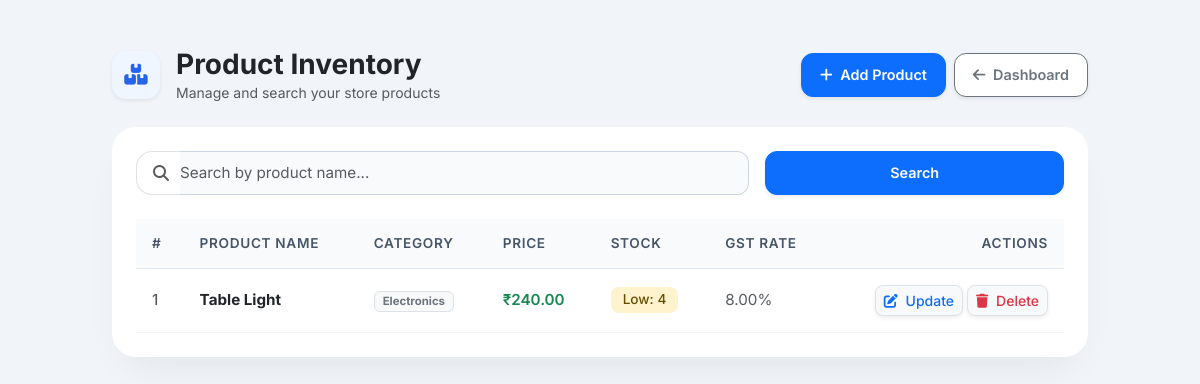
The page /products/ (signed in) on the database as committed earlier.
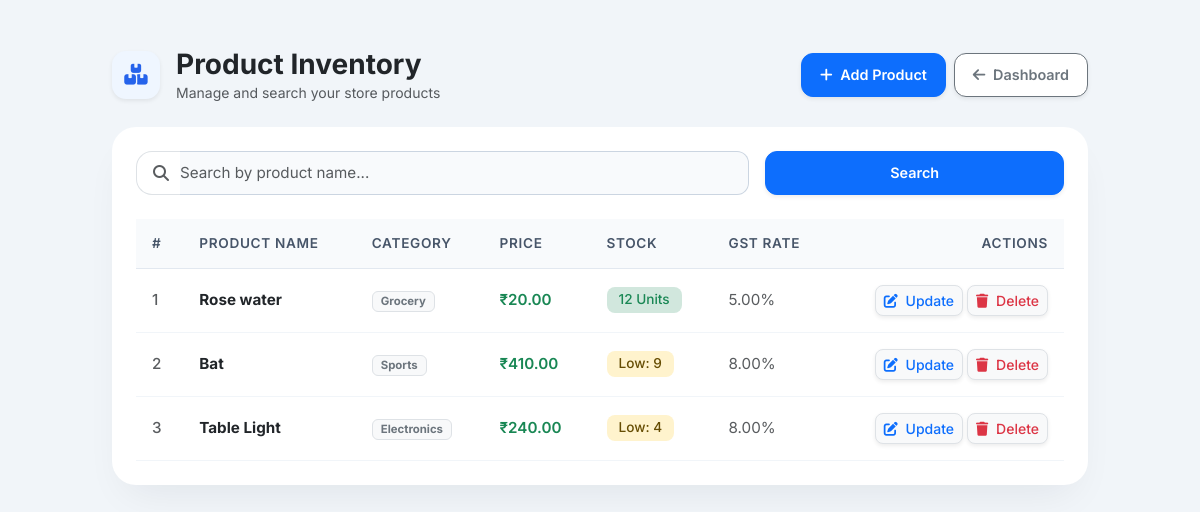
The same page on the database as committed later.
### billing_app/models.py (models this page shows, shortened)
class Product(models.Model):
    distributor = models.ForeignKey(User, on_delete=models.CASCADE)
    name = models.CharField(max_length=100)
    category = models.CharField(max_length=100, blank=True)
    price = models.DecimalField(max_digits=10, decimal_places=2)
    stock = models.IntegerField()
    gst_rate = models.DecimalField(max_digits=5, decimal_places=2, default=Decimal('0.00'))
    created_at = models.DateTimeField(auto_now_add=True)

### billing_app/views.py (the view)
# urls.py: path('products/', views.product_list_view, name='product_list'),
@login_required(login_url='login')
def product_list_view(request):
    query = request.GET.get('q', '').strip()
    products_qs = Product.objects.filter(distributor=request.user).order_by('-created_at', '-id')
    if query:
        products_qs = products_qs.filter(
            Q(name__icontains=query) | Q(category__icontains=query)
        )
    paginator = Paginator(products_qs, 8)
    page_number = request.GET.get('page')
    page_obj = paginator.get_page(page_number)
    return render(
        request,
        'billing_app/product_list.html',
        {
            'page_obj': page_obj,
            'products': page_obj.object_list,
            'query': query,
        },
    )

### billing_app/templates/billing_app/product_list.html (shortened to what the changed rows need)
<!DOCTYPE html>
<html lang="en">
<head>
    <link href="https://cdn.jsdelivr.net/npm/bootstrap@5.3.0/dist/css/bootstrap.min.css" rel="stylesheet">
    <link rel="stylesheet" href="https://cdnjs.cloudflare.com/ajax/libs/font-awesome/6.4.0/css/all.min.css">
</head>
<body class="py-5">
    <div class="container" style="max-width: 1000px;">
        <div class="card main-card p-4">
            <div class="table-responsive">
                <table class="table table-hover align-middle mb-0">
                    <thead>
                        <tr>
                            <th>#</th>
                            <th>Product Name</th>
                            <th>Category</th>
                            <th>Price</th>
                            <th>Stock</th>
                            <th>GST Rate</th>
                            <th class="text-end">Actions</th>
                        </tr>
                    </thead>
                    <tbody>
                        {% for product in page_obj %}
                        <tr>
                            <td class="text-muted fw-medium">{{ forloop.counter0|add:page_obj.start_index }}</td>
                            <td class="fw-bold text-dark">{{ product.name }}</td>
                            <td>
                                <span class="badge bg-light text-secondary border px-2 py-1">
                                    {{ product.category|default:"General" }}
                                </span>
                            </td>
                            <td class="fw-semibold text-success">₹{{ product.price }}</td>
                            <td>
                                {% if product.stock > 10 %}
                                    <span class="badge bg-success-subtle text-success badge-stock">{{ product.stock }} Units</span>
                                {% elif product.stock > 0 %}
                                    <span class="badge bg-warning-subtle text-warning-emphasis badge-stock">Low: {{ product.stock }}</span>
                                {% else %}
                                    <span class="badge bg-danger-subtle text-danger badge-stock">Out of Stock</span>
                                {% endif %}
                            </td>
                            <td class="text-muted">{{ product.gst_rate }}%</td>
                            <td class="text-end">
                                <div class="d-inline-flex gap-1">
                                    <a href="{% url 'update_product' product.pk %}"
                                       class="btn btn-sm btn-light text-primary border shadow-sm rounded-3 px-2.5 py-1 fw-medium"
                                       title="Update {{ product.name }}">
                                        <i class="fa-solid fa-pen-to-square me-1"></i> Update
                                    </a>
                                    <button type="button"
                                            class="btn btn-sm btn-light text-danger border shadow-sm rounded-3 px-2.5 py-1 fw-medium"
                                            data-bs-toggle="modal"
                                            data-bs-target="#deleteProductModal"
                                            data-product-name="{{ product.name }}"
                                            data-delete-url="{% url 'delete_product' product.pk %}"
                                            title="Delete {{ product.name }}">
                                        <i class="fa-solid fa-trash me-1"></i> Delete
                                    </button>
                                </div>
                            </td>
                        </tr>
                        {% endfor %}
                    </tbody>
                </table>
            </div>
        </div>
    </div>
</body>
</html>

Rows that differ between the two databases and show on the page:
added Product: name "Rose water", category "Grocery", price "20.00", stock "12", gst_rate "5.00"
added Product: name "Bat", category "Sports", price "410.00", stock "9", gst_rate "8.00"
